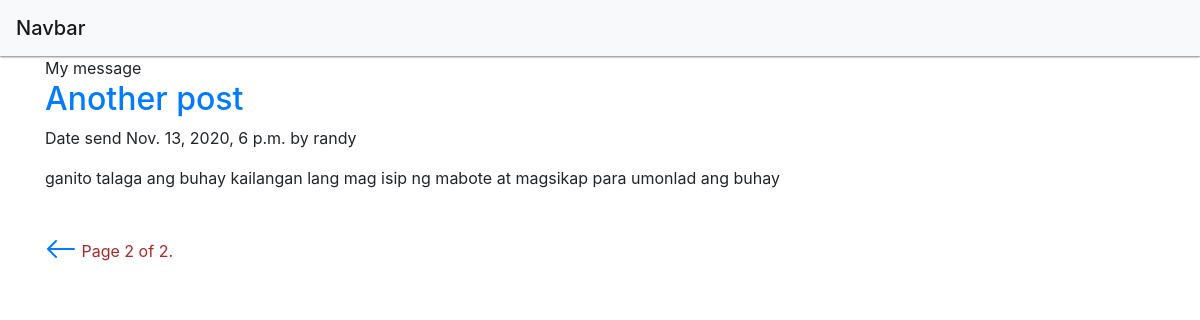
Page /message/?page=2 on the committed database.
### messageapp/models.py (models this page shows, shortened)
class MessagePost(models.Model):
    STATUS_CHOICES = (
        ('draft', 'Draft'),
        ('sent', 'Sent')
    )
    title = models.CharField(max_length=255)
    slug = models.SlugField(max_length=255, unique_for_date='date_send')
    author = models.ForeignKey(
        User, on_delete=models.CASCADE, related_name='message_post')
    body = models.TextField()
    date_send = models.DateTimeField(default=timezone.now)
    created = models.DateTimeField(auto_now_add=True)
    updated = models.DateTimeField(auto_now=True)
    status = models.CharField(
        max_length=20, choices=STATUS_CHOICES, default='draft')
    class Meta:
        ordering = ('-date_send',)
    objects = models.Manager()
    datesent = MessagePostManager()
    def get_absolute_url(self):
        return reverse('messageapp:detail_post', args=[self.date_send.year,
                                                       self.date_send.month,
                                                       self.date_send.day,
                                                       self.slug])

### messageapp/views.py (the view)
# urls.py: path('', views.MessageListView.as_view(), name='message_post'),
class MessageListView(ListView):
    queryset = MessagePost.datesent.all()
    context_object_name = 'posts'
    paginate_by = 3
    template_name = 'messageapp/post/index.html'

### messageapp/templates/messageapp/post/index.html
{% extends 'messageapp/base.html' %}
{% block content %}
{% block title %} My message {% endblock %}
{% for post in posts %}
<h2>
  <a href="{{ post.get_absolute_url }}">{{post.title}}</a>
</h2>
<p>
  Date send {{post.date_send}} by {{post.author}}
</p>
{{post.body|truncatewords:30|linebreaks}}
{% endfor %}
{% include 'pagination.html' with page=page_obj %}
{% endblock %}

### messageapp/static/css/messageapp.css (style rules this page uses)
body { background-color: #eee; }

### rows in the picture
MessagePost: title "Another post", date_send "Nov. 13, 2020, 6 p.m.", author "randy", body "ganito talaga ang buhay kailangan lang mag isip ng mabote at magsikap para umonlad ang buhay"

### other values in the picture
{{ page.number }} "2"
{{ page.paginator.num_pages }} "2"
